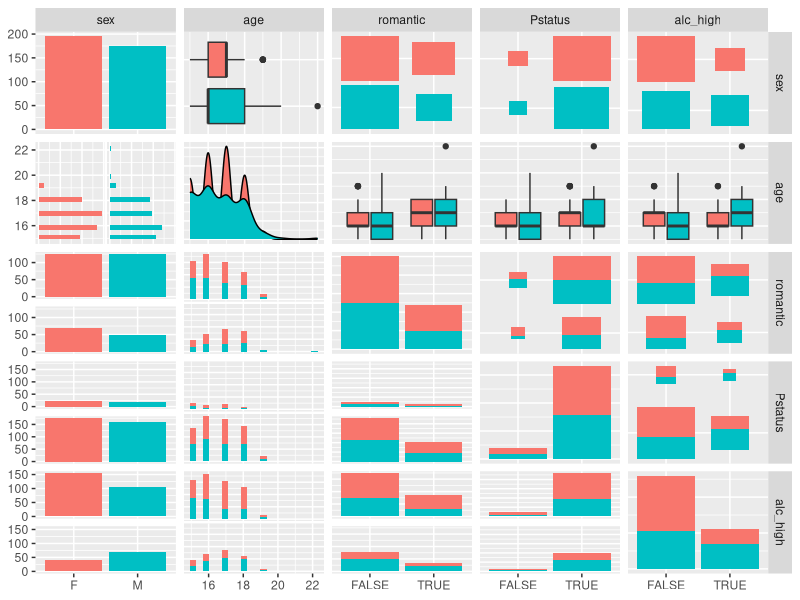

Reproduce this figure in R.
## ---- chunk 1
d <- read.csv("data/data_excrs2.csv")

colnames(d)
## ---- chunk 2
library("GGally")
library("ggplot2")
library("dplyr")

d_sub <- dplyr::select(d, sex, age, romantic, Pstatus, alc_high)
# Convert romatic and Pstatus to boolen, Pstatus TRUE if together

d_sub <- d_sub %>% mutate(romantic=(romantic == "yes"), Pstatus=(Pstatus=="T"))
p <- ggpairs(d_sub, mapping = aes(col = sex), upper = list(continuous = wrap('cor', size = 3)), lower = list(combo = wrap("facethist", bins = 20)))
p
summary(d_sub)
d_sub %>% group_by(sex) %>% summarize(n = n(), mean(age))
## ---- chunk 3
m <- glm(alc_high ~ sex + age + romantic + Pstatus, data = d_sub, family = "binomial")
summary(m)
odd_ratios <- coef(m) %>% exp()
odds_ci <- confint(m) %>% exp()
cbind(odd_ratios, odds_ci)
## ---- chunk 4
loss_func <- function(class, prob) {
  n_wrong <- abs(class - prob) > 0.5
  mean(n_wrong)
}

p <- predict(m, type = "response")
d_sub <- mutate(d_sub, alc_high_probability = p)
d_sub <- mutate(d_sub, alc_high_predicted = alc_high_probability > 0.5)

table(high_use = d_sub$alc_high, prediction = d_sub$alc_high_predicted)
loss_func(class = d_sub$alc_high, prob = d_sub$alc_high_probability)
loss_func(class = d_sub$alc_high, prob = 1)

library("boot")
cv <- cv.glm(data = d_sub, cost = loss_func, glmfit = m, K = 10)

# average number of wrong predictions in the cross validation
cv$delta[1]

